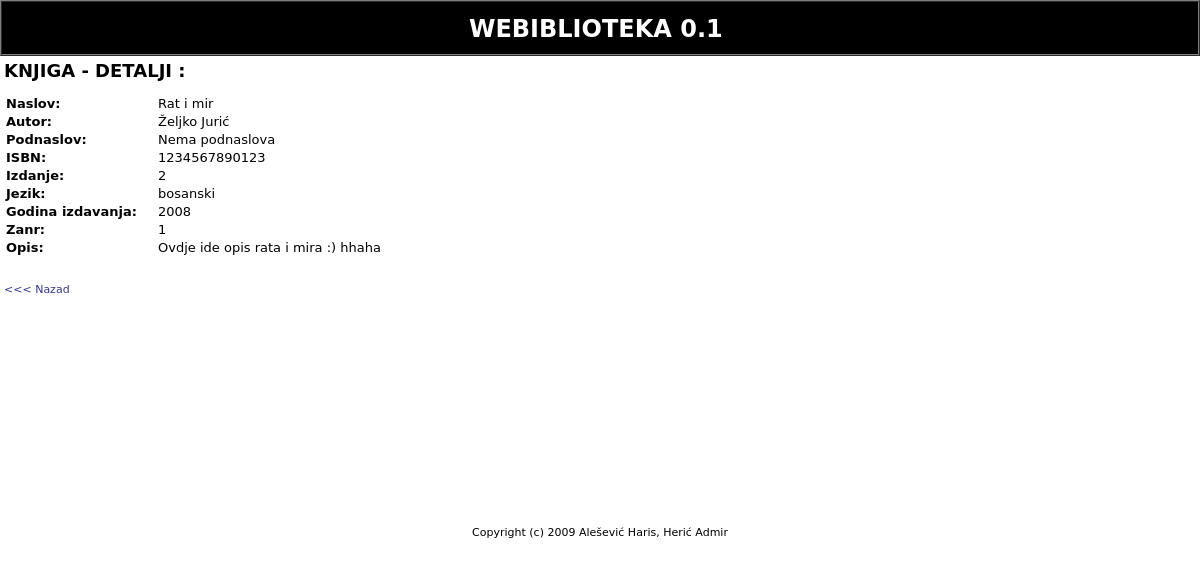
Page /?sta=public/knjiga&knjiga=5 on the earlier database version.
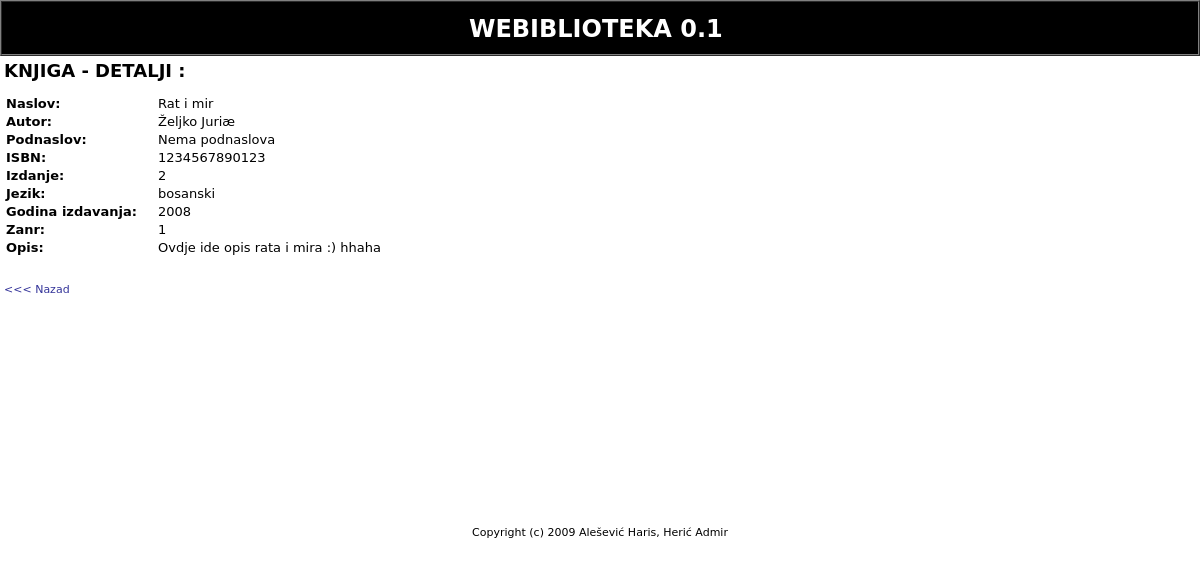
Same page on the later database version.
### tables this page shows
CREATE TABLE `autor` (
  `idAutor` int(11) NOT NULL auto_increment,
  `Ime` varchar(25) NOT NULL,
  `Prezime` varchar(35) NOT NULL,
  `Biografija` text,
  PRIMARY KEY  (`idAutor`)
);

### lib/biblioteka.php (called while the page is built, shortened)
<?
function myquery($query) {
	if ($r = @mysql_query($query)) {
		return $r;
	}
	exit;
}
?>

### public/knjiga.php (the view, shortened to what this page needs)
<?
function public_knjiga() {
$knjiga = intval($_REQUEST['knjiga']);
$q01=myquery("SELECT naslov, podnaslov, isbn, izdanje, opis, jezik, godinaizdavanja, idzanr
			 FROM knjigaopis WHERE idKnjigaOpis=$knjiga");
$q02=myquery("SELECT a.ime, a.prezime FROM autor as a, pisac as p, knjigaopis as k WHERE k.idKnjigaOpis=$knjiga AND k.idknjigaopis=p.idknjigaopis AND p.idautor=a.idautor");
	$naslov = mysql_result($q01,0,0);
	$podnaslov = mysql_result($q01,0,1);
	$isbn = mysql_result($q01,0,2);
	$izdanje = mysql_result($q01,0,3);
	$opis = mysql_result($q01,0,4);
	$jezik = mysql_result($q01,0,5);
	$godina = mysql_result($q01,0,6);
	$zanr = mysql_result($q01,0,7);
	$autor = mysql_result($q02,0,0)." ".mysql_result($q02,0,1);
?>
<b><font size="+1">KNJIGA - DETALJI :</font></b><br><br>
<table width="700" border="0" cellpadding="1" cellspacing="1" bordercolor="#000000">
<tr>
<td width="150"><font size="-1"><b>Naslov:<b></font></td>
<td width="550"><font size="-1"><?=$naslov?></font></td>
</tr>
<tr>
<td width="150"><font size="-1"><b>Autor:<b></font></td>
<td width="550"><font size="-1"><?=$autor?></font></td>
</tr>
<tr>
<td width="150"><font size="-1"><b>Podnaslov:<b></font></td>
<td width="550"><font size="-1"><?=$podnaslov?></font></td>
</tr>
<tr>
<td width="150"><font size="-1"><b>ISBN:<b></font></td>
<td width="550"><font size="-1"><?=$isbn?></font></td>
</tr><tr>
<td width="150"><font size="-1"><b>Izdanje:<b></font></td>
<td width="550"><font size="-1"><?=$izdanje?></font></td>
</tr>
<tr>
<td width="150"><font size="-1"><b>Jezik:<b></font></td>
<td width="550"><font size="-1"><?=$jezik?></font></td>
</tr><tr>
<td width="150"><font size="-1"><b>Godina izdavanja:<b></font></td>
<td width="550"><font size="-1"><?=$godina?></font></td>
</tr>
<tr>
<td width="150"><font size="-1"><b>Zanr:<b></font></td>
<td width="550"><font size="-1"><?=$zanr?></font></td>
</tr>
<tr>
<td width="150"><font size="-1"><b>Opis:<b></font></td>
<td width="550"><font size="-1"><?=$opis?></font></td>
</tr>
</table>
<br><br><a href="?sta=public/intro"><<< Nazad</a>
<?
}
?>

Differences in the rows shown:
changed autor: autor "Željko Jurić" → "Željko Juriæ"
